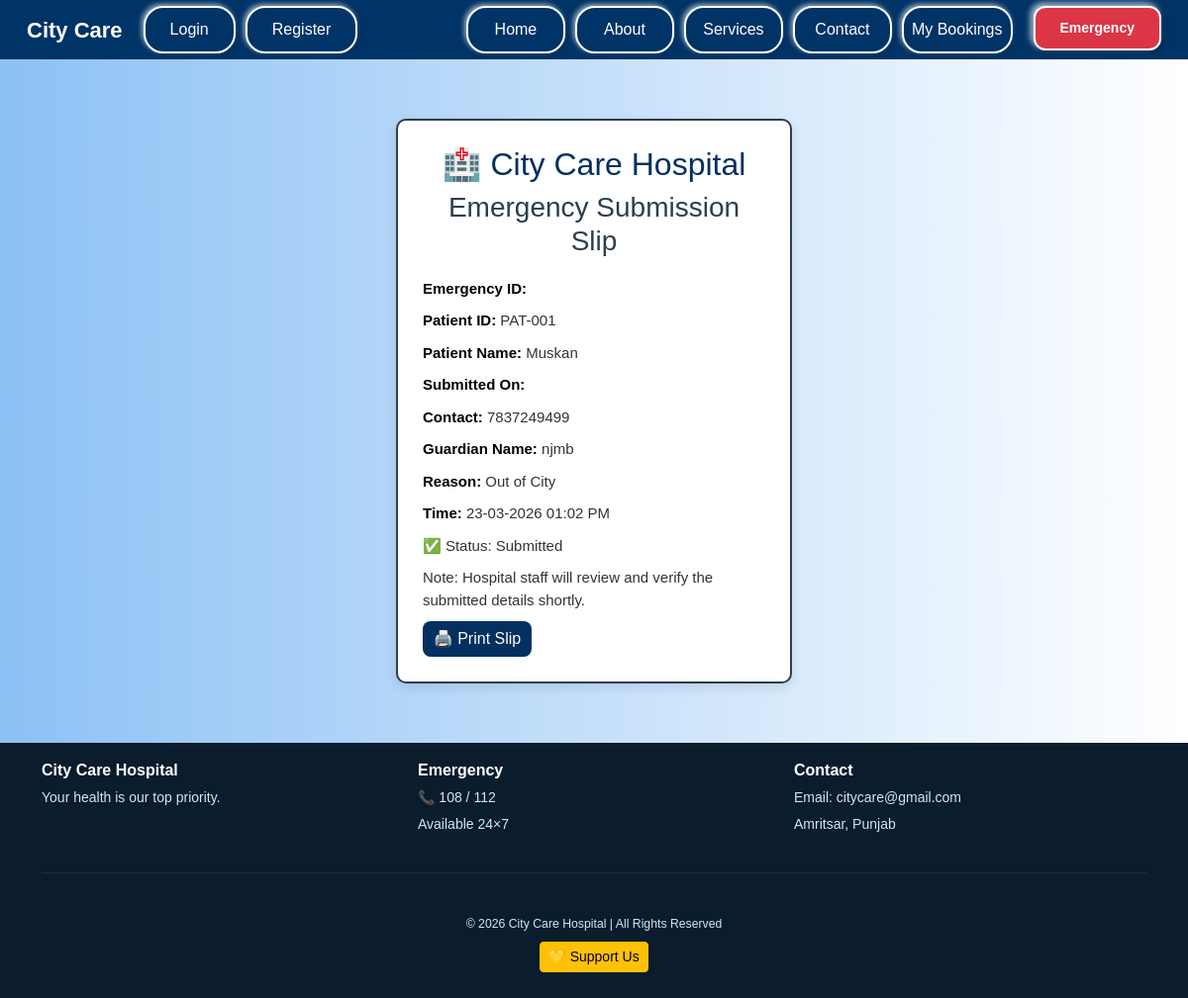
The page /emergency_slip/1 on the database its author committed.
### main.py (models this page shows)
class EmergencyRequest(db.Model):
    id = db.Column(db.Integer, primary_key=True)
    patient_id = db.Column(db.String(50), nullable=False)
    patient_name = db.Column(db.String(100), nullable=False)
    dob = db.Column(db.Date, nullable=False)
    blood_group = db.Column(db.String(10), nullable=True)
    medical_history = db.Column(db.Text, nullable=False)
    guardian_name = db.Column(db.String(100), nullable=False)
    relation = db.Column(db.String(50), nullable=False)
    contact_number = db.Column(db.String(15), nullable=False)
    email = db.Column(db.String(100), nullable=False)
    address = db.Column(db.Text, nullable=False)
    insurance_provider = db.Column(db.String(500), nullable=True)
    policy_number = db.Column(db.String(100), nullable=True)
    insurance_file = db.Column(db.String(500), nullable=True)
    reason = db.Column(db.String(100), nullable=False)
    status = db.Column(db.String(20), default="Pending")
    submitted_at = db.Column(db.DateTime, default=datetime.utcnow)

### main.py (the view)
@app.route('/emergency_slip/<int:id>')
def emergency_slip(id):
    emergency = EmergencyRequest.query.get_or_404(id)   # ✅ FIXED
    return render_template('emergency_slip.html', emergency=emergency)

### templates/emergency_slip.html (shortened to what this page needs)
{% extends "base.html" %}
{% block content %}
<html lang="en">
<head>
    <link rel="stylesheet" href="{{ url_for('static', filename='css/style.css') }}">
</head>
<body>
     <div class="slip">
        <h2 style="text-align:center; color:#03305f;">
            🏥 City Care Hospital
        </h2>
        <h3> Emergency Submission Slip</h3>
    <p><strong>Emergency ID:</strong> {{ emergency.emergency_id }}</p>
    <p><strong>Patient ID:</strong> {{ emergency.patient_id }}</p>
    <p><strong>Patient Name:</strong> {{ emergency.patient_name }}</p>
    <p><strong>Submitted On:</strong> {{ emergency.created_at }}</p>
    <p><strong>Contact:</strong> {{ emergency.contact_number }}</p>
    <p><strong>Guardian Name:</strong> {{ emergency.guardian_name }}</p>
    <p><strong>Reason:</strong> {{ emergency.reason }}</p>
    <p><strong>Time:</strong> {{ emergency.submitted_at.strftime('%d-%m-%Y %I:%M %p') }}</p>
    <p class="status">✅ Status: Submitted</p>
        <p class="note">
            Note: Hospital staff will review and verify the submitted details shortly.
        </p>
    <div class="btn-group">
    <button class="btnslip" onclick="window.print()">🖨️ Print Slip</button>
    </div>
    </div>
</div>
</body>
</html>
{% endblock %}

### static/css/style.css (style rules this page uses)
body { background-color:#a0f0f0d3 ; }
body { margin: 0; padding: 0; font-family: Arial, Helvetica, sans-serif; background: linear-gradient(to right, #8cc1f5, #ffffff); }
.slip { width: 400px; margin: 60px auto; padding: 25px; border-radius: 10px; background: #ffffff; border: 2px solid #2c3e50; box-shadow: 0 4px 12px rgba(0,0,0,0.1); }
.slip h3 { text-align: center; color: #2c3e50; margin-bottom: 20px; }
.slip p { font-size: 15px; margin: 10px 0; color: #333; }
.slip strong { color: #000; }
.btnslip { width: 110px; padding: 6px; background-color:#03305f; color: white; border: none; border-radius: 8px; font-size: 16px; cursor: pointer; }

### rows shown on the page
EmergencyRequest: patient_id "PAT-001", patient_name "Muskan", contact_number "7837249499", guardian_name "njmb", reason "Out of City", submitted_at "23-03-2026 01:02 PM"
